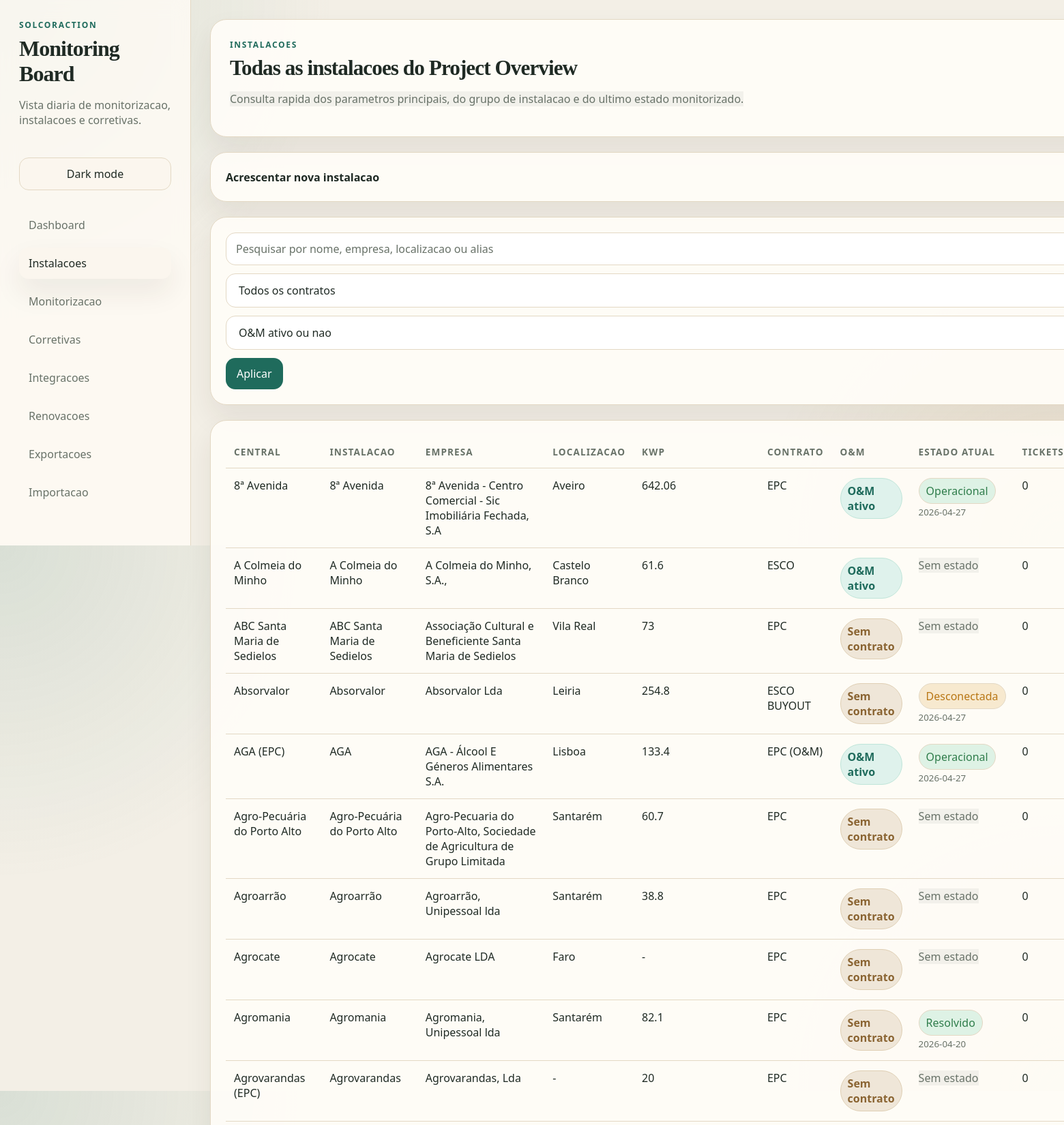
Page /assets (upper part) on the committed database.
### tables this page shows
CREATE TABLE assets (
                id INTEGER PRIMARY KEY AUTOINCREMENT,
                project_number TEXT,
                project_name TEXT NOT NULL,
                company_name TEXT,
                nif TEXT,
                address TEXT,
                location TEXT,
                panels TEXT,
                kwp TEXT,
                contract_type TEXT,
                sell_to TEXT,
                duration TEXT,
                start_contract TEXT,
                maintenance TEXT,
                coverage_type TEXT,
                access_type TEXT,
                maintenance_comment TEXT,
                status_detail TEXT,
                contact_name TEXT,
                contact_role TEXT,
                contact_email TEXT,
                contact_phone TEXT,
                end_contract TEXT,
                active_contract TEXT,
                notes TEXT,
                asset_type TEXT,
                source_payload TEXT,
                alias_blob TEXT DEFAULT ''
            , installation_group TEXT);

### app.py (the view, shortened to what this page needs)
    @app.route("/assets", methods=["GET", "POST"])
    def assets() -> str:
        search = request.args.get("search", "").strip()
        contract_filter = request.args.get("contract_type", "").strip()
        om_filter = request.args.get("active_contract", "").strip()
        conditions = []
        params: list[Any] = []
        if search:
            conditions.append(
                "(a.project_name LIKE ? OR a.company_name LIKE ? OR a.location LIKE ? OR a.alias_blob LIKE ?)"
            )
            wildcard = f"%{search}%"
            params.extend([wildcard, wildcard, wildcard, wildcard])
        if contract_filter:
            conditions.append("a.contract_type = ?")
            params.append(contract_filter)
        if om_filter:
            conditions.append("a.active_contract = ?")
            params.append(om_filter)
        where_sql = f"WHERE {' AND '.join(conditions)}" if conditions else ""
        assets_rows = query_all(
            g.db,
            f"""
            SELECT
                a.*,
                lm.status AS latest_status,
                lm.record_date AS latest_status_date,
                (
                    SELECT COUNT(*)
                    FROM tickets t
                    WHERE t.asset_id = a.id AND t.status != 'Fechado'
                ) AS open_tickets
            FROM assets a
            LEFT JOIN latest_monitoring_view lm ON lm.asset_id = a.id
            {where_sql}
            ORDER BY a.installation_group COLLATE NOCASE, a.project_name COLLATE NOCASE
            """,
            params,
        )
        contract_types = [
            row["contract_type"]
            for row in query_all(
                g.db,
                "SELECT DISTINCT contract_type FROM assets WHERE contract_type != '' ORDER BY contract_type",
            )
        ]
        return render_template(
            "assets.html",
            assets=assets_rows,
            contract_types=contract_types,
            search=search,
            contract_filter=contract_filter,
            om_filter=om_filter,
        )

### app.py (called while the page is built)
def get_db(path: str) -> sqlite3.Connection:
    conn = sqlite3.connect(path)
    conn.row_factory = sqlite3.Row
    conn.execute("PRAGMA foreign_keys = ON")
    return conn

def query_all(conn: sqlite3.Connection, sql: str, params: tuple[Any, ...] | list[Any] = ()) -> list[sqlite3.Row]:
    return conn.execute(sql, params).fetchall()

def om_status_label(value: str | None) -> str:
    return "O&M ativo" if value == "yes" else "Sem contrato"

### templates/assets.html (shortened to what this page needs)
{% extends "base.html" %}
{% block content %}
<section class="hero">
  <div>
    <p class="eyebrow">Instalacoes</p>
    <h2>Todas as instalacoes do Project Overview</h2>
    <p class="muted">Consulta rapida dos parametros principais, do grupo de instalacao e do ultimo estado monitorizado.</p>
  </div>
</section>
<details class="card asset-edit-details" id="new-asset">
  <summary class="asset-edit-summary">Acrescentar nova instalacao</summary>
</details>
<section class="card">
  <form class="filters js-auto-submit" method="get">
    <input type="text" name="search" value="{{ search }}" placeholder="Pesquisar por nome, empresa, localizacao ou alias">
    <select name="contract_type">
      <option value="">Todos os contratos</option>
    </select>
    <select name="active_contract">
      <option value="">O&M ativo ou nao</option>
    </select>
    <button class="button" type="submit">Aplicar</button>
  </form>
</section>
<section class="card">
  <div class="table-wrap">
    <table>
      <thead>
        <tr>
          <th>Central</th>
          <th>Instalacao</th>
          <th>Empresa</th>
          <th>Localizacao</th>
          <th>kWp</th>
          <th>Contrato</th>
          <th>O&M</th>
          <th>Estado atual</th>
          <th>Tickets</th>
        </tr>
      </thead>
      <tbody>
        {% for asset in assets %}
          <tr>
            <td>{{ asset.project_name }}</td>
            <td>{{ asset.installation_group or asset.project_name }}</td>
            <td>{{ asset.company_name or "-" }}</td>
            <td>{{ asset.location or "-" }}</td>
            <td>{{ asset.kwp or "-" }}</td>
            <td>{{ asset.contract_type or "-" }}</td>
            <td><span class="chip {{ 'om-active' if asset.active_contract == 'yes' else 'om-inactive' }}">{{ om_status_label(asset.active_contract) }}</span></td>
            <td>
              {% if asset.latest_status %}
                <span class="chip {{ status_colors.get(asset.latest_status, 'muted') }}">{{ asset.latest_status }}</span>
                <small>{{ asset.latest_status_date }}</small>
              {% else %}
                <span class="muted">Sem estado</span>
              {% endif %}
            </td>
            <td>{{ asset.open_tickets }}</td>
          </tr>
        {% else %}
          <tr><td colspan="10" class="muted">Sem assets para estes filtros.</td></tr>
        {% endfor %}
      </tbody>
    </table>
  </div>
</section>
{% endblock %}

### static/styles.css (style rules this page uses)
:root { --bg: #f3efe6; --bg-grad-a: rgba(31, 107, 92, 0.12); --bg-grad-b: rgba(185, 119, 21, 0.12); --panel: #fffdf8; --panel-strong: #fbf6ee; --panel-soft: rgba(255, 252, 245, 0.8); --panel-solid: rgba(255, 253, 248, 0.92); --row-bg: rgba(255, 255, 255, 0.72); --row-bg-strong: rgba(255, 255, 255, 0.9); --input-bg: #ffffff; --line: #e3d8c4; --line-strong: #d6c9b0; --text: #1f2a24; --muted: #687268; --brand: #1f6b5c; --brand-soft: #dff2ec; --danger: #c74634; --danger-soft: #f9e1dd; --warning: #b97715; --warning-soft: #f7e9cf; --success: #2f7d4b; --success-soft: #def2e5; --accent: #395f8a; --accent-soft: #dde8f6; --shadow: 0 20px 40px rgba(56, 42, 22, 0.08); }
* { box-sizing: border-box; }
body { margin: 0; font-family: "Segoe UI", sans-serif; color: var(--text); background: radial-gradient(circle at top left, var(--bg-grad-a), transparent 28%), radial-gradient(circle at bottom right, var(--bg-grad-b), transparent 26%), var(--bg); transition: background 0.2s ease, color 0.2s ease; }
.sidebar h1, .hero h2, .ticket-card h3 { font-family: Georgia, "Times New Roman", serif; letter-spacing: -0.03em; }
.sidebar-copy, .muted, small { color: var(--muted); }
.eyebrow { margin: 0 0 8px; text-transform: uppercase; letter-spacing: 0.14em; font-size: 0.75rem; color: var(--brand); font-weight: 700; }
.hero, .card { background: var(--panel-solid); border: 1px solid var(--line); border-radius: 24px; box-shadow: var(--shadow); }
.hero { padding: 28px; display: flex; justify-content: space-between; gap: 20px; align-items: end; }
.hero h2 { margin: 0 0 8px; font-size: clamp(1.8rem, 2vw, 2.5rem); }
.hero-actions, .chips, .filters, .ticket-form { display: flex; gap: 12px; flex-wrap: wrap; }
.card { padding: 22px; }
.button, button, select, input, textarea { border-radius: 14px; font: inherit; }
.button, button { border: 0; padding: 12px 16px; background: var(--brand); color: white; cursor: pointer; }
input, select, textarea { width: 100%; border: 1px solid var(--line); padding: 12px 14px; background: var(--input-bg); color: var(--text); }
.filters .button, .filters .asset-picker, .ticket-form .asset-picker, .resolve-controls .asset-picker, .unresolved-action-form .asset-picker { align-self: start; }
input::placeholder, textarea::placeholder { color: var(--muted); }
.filters, .stack-form, .visit-column, .ticket-form { align-items: start; }
.table-wrap { overflow: auto; }
table { width: 100%; border-collapse: collapse; min-width: 760px; }
th, td { padding: 14px 12px; border-bottom: 1px solid var(--line); text-align: left; vertical-align: top; }
th { color: var(--muted); font-size: 0.85rem; text-transform: uppercase; letter-spacing: 0.08em; }
.chip, .status-pill { display: inline-flex; align-items: center; gap: 8px; padding: 7px 10px; border-radius: 999px; background: var(--panel-strong); border: 1px solid var(--line); }
.asset-edit-details { padding: 0; overflow: hidden; }
.asset-edit-summary { display: flex; align-items: center; justify-content: space-between; padding: 22px; cursor: pointer; font-weight: 600; list-style: none; }
.asset-edit-summary::after { content: "+"; color: var(--brand); font-size: 1.25rem; }
.flash.success, .success { background: var(--success-soft); color: var(--success); }
.flash.warning, .warning { background: var(--warning-soft); color: var(--warning); }
.om-active { font-weight: 700; }
.om-inactive { font-weight: 700; }
:root:not([data-theme="dark"]) .om-active { background: #dff2ec; color: #1f6b5c; border-color: #bfe5d9; }
:root:not([data-theme="dark"]) .om-inactive { background: #efe6d8; color: #8a6432; border-color: #dfcfb4; }
.muted { background: rgba(108, 116, 108, 0.08); }

### rows in the picture
assets: project_name "8ª Avenida", installation_group "8ª Avenida", company_name "8ª Avenida - Centro Comercial - Sic Imobiliária Fechada, S.A", location "Aveiro", kwp "642.06", contract_type "EPC", active_contract "O&M ativo", latest_status "Operacional", latest_status_date "2026-04-27", open_tickets "0"
assets: project_name "A Colmeia do Minho", installation_group "A Colmeia do Minho", company_name "A Colmeia do Minho, S.A.,", location "Castelo Branco", kwp "61.6", contract_type "ESCO", active_contract "O&M ativo", shows "Sem estado", open_tickets "0"
assets: project_name "ABC Santa Maria de Sedielos", installation_group "ABC Santa Maria de Sedielos", company_name "Associação Cultural e Beneficiente Santa Maria de Sedielos", location "Vila Real", kwp "73", contract_type "EPC", active_contract "Sem contrato", shows "Sem estado", open_tickets "0"
assets: project_name "Absorvalor", installation_group "Absorvalor", company_name "Absorvalor Lda", location "Leiria", kwp "254.8", contract_type "ESCO BUYOUT", active_contract "Sem contrato", latest_status "Desconectada", latest_status_date "2026-04-27", open_tickets "0"
assets: project_name "AGA (EPC)", installation_group "AGA", company_name "AGA - Álcool E Géneros Alimentares S.A.", location "Lisboa", kwp "133.4", contract_type "EPC (O&M)", active_contract "O&M ativo", latest_status "Operacional", latest_status_date "2026-04-27", open_tickets "0"
assets: project_name "Agro-Pecuária do Porto Alto", installation_group "Agro-Pecuária do Porto Alto", company_name "Agro-Pecuaria do Porto-Alto, Sociedade de Agricultura de Grupo Limitada", location "Santarém", kwp "60.7", contract_type "EPC", active_contract "Sem contrato", shows "Sem estado", open_tickets "0"
assets: project_name "Agroarrão", installation_group "Agroarrão", company_name "Agroarrão, Unipessoal lda", location "Santarém", kwp "38.8", contract_type "EPC", active_contract "Sem contrato", shows "Sem estado", open_tickets "0"
assets: project_name "Agrocate", installation_group "Agrocate", company_name "Agrocate LDA", location "Faro", kwp "-", contract_type "EPC", active_contract "Sem contrato", shows "Sem estado", open_tickets "0"
assets: project_name "Agromania", installation_group "Agromania", company_name "Agromania, Unipessoal lda", location "Santarém", kwp "82.1", contract_type "EPC", active_contract "Sem contrato", latest_status "Resolvido", latest_status_date "2026-04-20", open_tickets "0"
assets: project_name "Agrovarandas (EPC)", installation_group "Agrovarandas", company_name "Agrovarandas, Lda", location "-", kwp "20", contract_type "EPC", active_contract "Sem contrato", shows "Sem estado", open_tickets "0"
